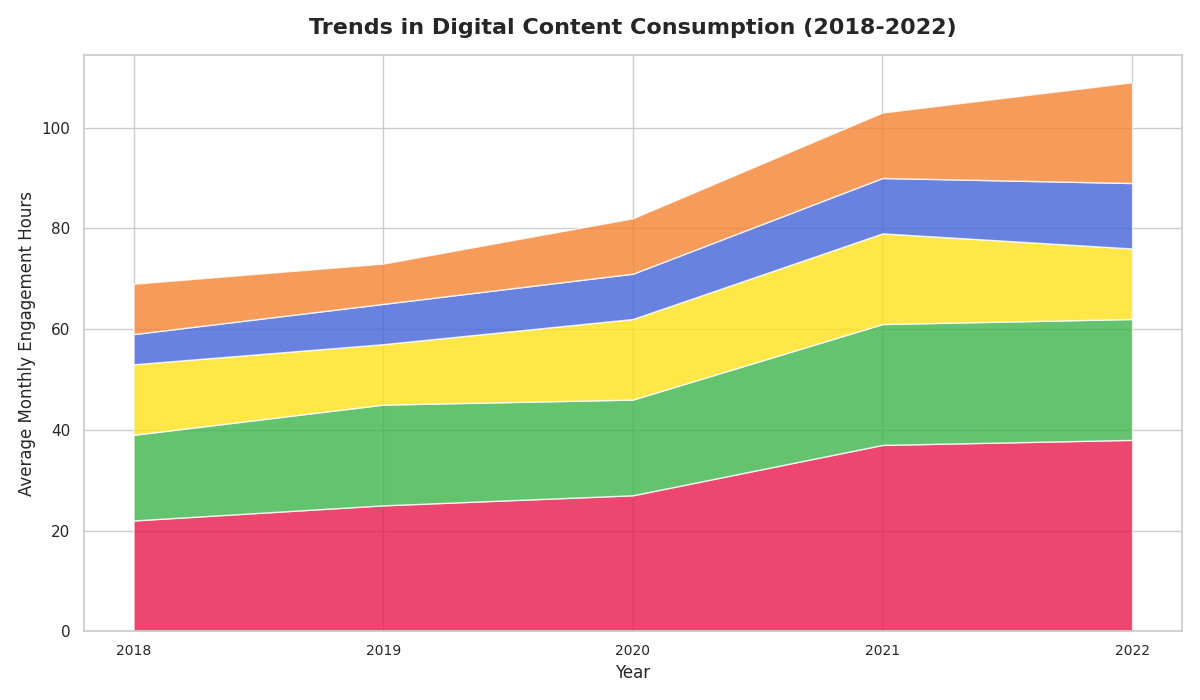

Write the Python code that produced this figure.
import matplotlib.pyplot as plt
import numpy as np

years = np.array([2018, 2019, 2020, 2021, 2022])

video_streaming = np.array([22, 25, 27, 37, 38])
social_networking = np.array([17, 20, 19, 24, 24])
online_news = np.array([14, 12, 16, 18, 14])
podcasts = np.array([6, 8, 9, 11, 13])
gaming = np.array([10, 8, 11, 13, 20])

platforms = [video_streaming, social_networking, online_news, podcasts, gaming]
colors = ['#e6194b', '#3cb44b', '#ffe119', '#4363d8', '#f58231']

plt.figure(figsize=(12, 7))
plt.stackplot(years, *platforms, colors=colors, alpha=0.8)
plt.title('Trends in Digital Content Consumption (2018-2022)', fontsize=16, fontweight='bold', pad=15)
plt.xlabel('Year', fontsize=12)
plt.ylabel('Average Monthly Engagement Hours', fontsize=12)
plt.xticks(years, fontsize=10)
plt.tight_layout()
plt.show()
